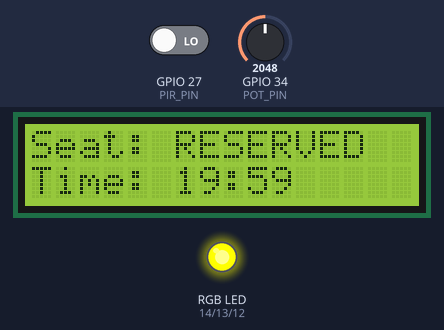
A sketch run on a simulated ESP32. Shown: 16×2 character LCD, an RGB LED mixed from three pins (HIGH = lit). Inputs (shaded band) come from the test bench; at power-on: GPIO 34 (POT_PIN) = 2048, GPIO 27 (PIR_PIN) LOW.

Above: at 2.3 s.
2.4 s: GPIO 34 (POT_PIN) set to 941
4.7 s: GPIO 34 (POT_PIN) set to 835
At 5.1 s:
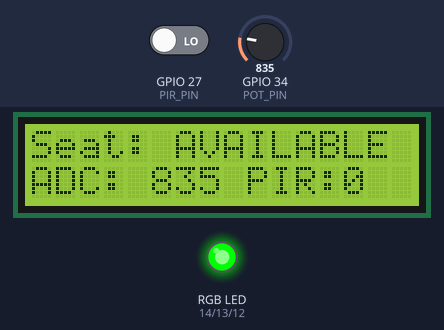
6.3 s: GPIO 27 (PIR_PIN) driven HIGH
At 7.0 s:
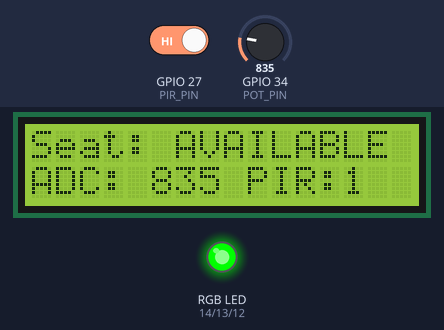
7.9 s: GPIO 34 (POT_PIN) set to 940
At 8.7 s:
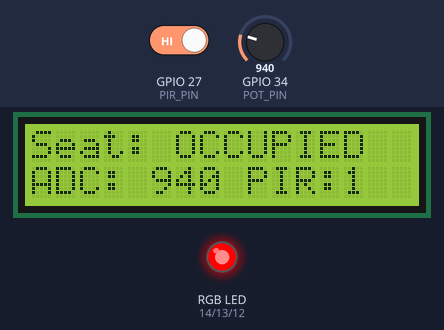
9.5 s: GPIO 27 (PIR_PIN) driven LOW
At 10.4 s:
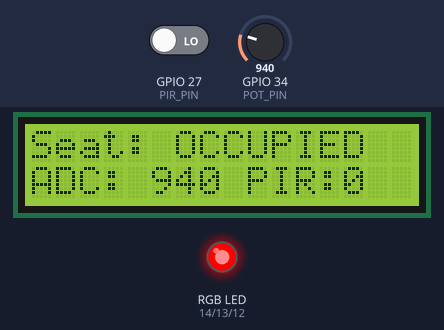
Timing chart, 0 to 12.1 s (numbered marks = the images above; inputs shaded):
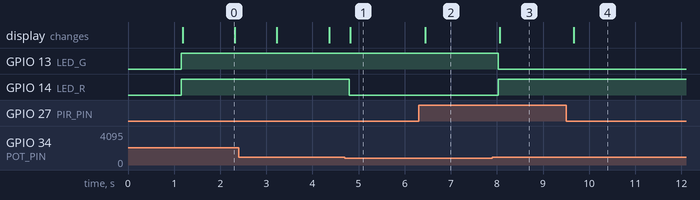

Measured:
- the behaviour switches between 900 and 899 on GPIO 34 (POT_PIN) (found by bisection; images 0 and 1)
- after the input at 4.7 s, GPIO 14 (LED_R): HIGH → LOW after 0.09 s; the display: changes after 0.12 s (image 1)
- after the input at 6.3 s, the display: changes after 0.14 s (image 2)
- after the input at 7.9 s, GPIO 13 (LED_G): HIGH → LOW after 0.13 s; GPIO 14 (LED_R): LOW → HIGH after 0.13 s; the display: changes after 0.16 s (image 3)
- after the input at 9.5 s, the display: changes after 0.17 s (image 4)

The sketch:

sketch.ino
```cpp
#include <Wire.h>
#include <LiquidCrystal_I2C.h>

// ------------------- PIN CONFIG -------------------
#define POT_PIN     34   // Weight via analog
#define PIR_PIN     27   // PIR sensor

// RGB LED pins
#define LED_R 14
#define LED_G 13
#define LED_B 12

// LCD

LiquidCrystal_I2C lcd = LiquidCrystal_I2C(0x27, 16, 2);


// ------------------- THRESHOLDS -------------------
int NO_WEIGHT_THRESHOLD = 900;     // ADC<900 → no weight
int RESERVED_THRESHOLD  = 2500;    // between → reserved

// 20 minutes → 20 * 60 * 1000 = 1,200,000 ms
// For testing, change to 20000 (20s)
unsigned long RESERVE_TIMEOUT = 20UL * 60UL * 1000UL;

// ------------------- STATES -------------------
enum SeatState { AVAILABLE, RESERVED, OCCUPIED };
SeatState seatState = AVAILABLE;

unsigned long reserveStartTime = 0;

// --------------------------------------------------
void setup() {
  Serial.begin(115200);

  pinMode(PIR_PIN, INPUT);

  pinMode(LED_R, OUTPUT);
  pinMode(LED_G, OUTPUT);
  pinMode(LED_B, OUTPUT);

  lcd.init();
  lcd.begin(16, 2);
  lcd.backlight();
  lcd.clear();
   lcd.setCursor(0, 0);
  lcd.print("LCD OK!");

  showLCD("Initializing...", "");
  delay(1000);
}

// --------------------------------------------------
void loop() {
  int potValue = analogRead(POT_PIN); // 0–4095
  bool pirValue = digitalRead(PIR_PIN);

  bool hasWeight = (potValue >= NO_WEIGHT_THRESHOLD);
  bool strongWeight = (potValue >= RESERVED_THRESHOLD);

  // ---------------- STATE MACHINE ----------------
  switch (seatState) {

    case AVAILABLE:
      if (hasWeight) {
        if (pirValue) {
          seatState = OCCUPIED;
        } else {
          seatState = RESERVED;
          reserveStartTime = millis();
        }
        updateLEDs();
      }
      break;

    case RESERVED:
      if (!hasWeight) {
        seatState = AVAILABLE;
        updateLEDs();
      }
      else if (hasWeight && pirValue) {
        seatState = OCCUPIED;
        updateLEDs();
      }
      else {
        unsigned long elapsed = millis() - reserveStartTime;
        if (elapsed >= RESERVE_TIMEOUT) {
          seatState = AVAILABLE;
          updateLEDs();
        }
      }
      break;

    case OCCUPIED:
      if (!hasWeight) {
        seatState = AVAILABLE;
        updateLEDs();
      }
      break;
  }

  updateLCD(potValue, pirValue);
  delay(200);
}

// --------------------------------------------------
//       RGB LED CONTROL FOR 3 STATES
// --------------------------------------------------
void updateLEDs() {
  switch (seatState) {
    case AVAILABLE:       // GREEN
      rgb(0, 255, 0);
      break;

    case RESERVED:        // YELLOW = RED + GREEN
      rgb(255, 255, 0);
      break;

    case OCCUPIED:        // RED
      rgb(255, 0, 0);
      break;
  }
}

// RGB LED helper
void rgb(int r, int g, int b) {
  digitalWrite(LED_R, r > 0 ? HIGH : LOW);
  digitalWrite(LED_G, g > 0 ? HIGH : LOW);
  digitalWrite(LED_B, b > 0 ? HIGH : LOW);
}

// --------------------------------------------------
//                 LCD DISPLAY
// --------------------------------------------------
void updateLCD(int weight, int pir) {
  lcd.clear();
  lcd.setCursor(0,0);

  switch (seatState) {
    case AVAILABLE:
      lcd.print("Seat: AVAILABLE");
      break;

    case RESERVED: {
      lcd.print("Seat: RESERVED");

      lcd.setCursor(0,1);
      unsigned long elapsed = millis() - reserveStartTime;
      long remaining = (long)RESERVE_TIMEOUT - (long)elapsed;
      if (remaining < 0) remaining = 0;

      unsigned long secs = remaining / 1000;
      int mins = secs / 60;
      int s = secs % 60;

      char buf[16];
      sprintf(buf, "Time: %02d:%02d", mins, s);
      lcd.print(buf);
      return;
    }

    case OCCUPIED:
      lcd.print("Seat: OCCUPIED");
      break;
  }

  lcd.setCursor(0,1);
  char data[16];
  sprintf(data, "ADC:%4d PIR:%d", weight, pir);
  lcd.print(data);
}

void showLCD(String l1, String l2) {
  lcd.clear();
  lcd.setCursor(0,0); lcd.print(l1);
  lcd.setCursor(0,1); lcd.print(l2);
}
```
